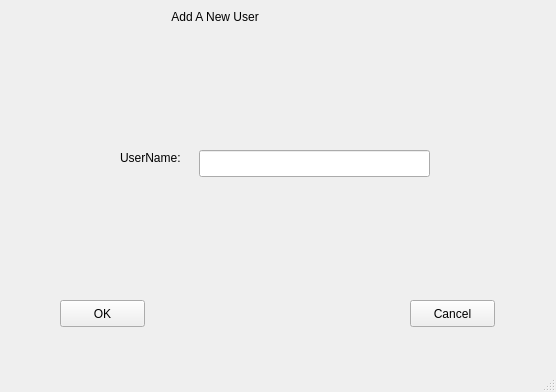
<?xml version="1.0" encoding="UTF-8"?>
<ui version="4.0">
 <class>AddNewUsertoMessageGroup</class>
 <widget class="QMainWindow" name="AddNewUsertoMessageGroup">
  <property name="geometry">
   <rect>
    <x>0</x>
    <y>0</y>
    <width>556</width>
    <height>392</height>
   </rect>
  </property>
  <property name="windowTitle">
   <string>MainWindow</string>
  </property>
  <widget class="QWidget" name="centralwidget">
   <widget class="QLabel" name="label">
    <property name="geometry">
     <rect>
      <x>9</x>
      <y>9</y>
      <width>299</width>
      <height>16</height>
     </rect>
    </property>
    <property name="text">
     <string>                                                 Add A New User</string>
    </property>
   </widget>
   <widget class="QPushButton" name="okButton_2">
    <property name="geometry">
     <rect>
      <x>60</x>
      <y>300</y>
      <width>85</width>
      <height>27</height>
     </rect>
    </property>
    <property name="text">
     <string>OK</string>
    </property>
   </widget>
   <widget class="QPushButton" name="cancelButton_2">
    <property name="geometry">
     <rect>
      <x>410</x>
      <y>300</y>
      <width>85</width>
      <height>27</height>
     </rect>
    </property>
    <property name="text">
     <string>Cancel</string>
    </property>
   </widget>
   <widget class="QLabel" name="errorBox">
    <property name="geometry">
     <rect>
      <x>110</x>
      <y>220</y>
      <width>351</width>
      <height>20</height>
     </rect>
    </property>
    <property name="text">
     <string/>
    </property>
   </widget>
   <widget class="QLineEdit" name="usernameEdit_2">
    <property name="geometry">
     <rect>
      <x>199</x>
      <y>150</y>
      <width>231</width>
      <height>27</height>
     </rect>
    </property>
   </widget>
   <widget class="QLabel" name="label_3">
    <property name="geometry">
     <rect>
      <x>120</x>
      <y>150</y>
      <width>73</width>
      <height>16</height>
     </rect>
    </property>
    <property name="text">
     <string>UserName:</string>
    </property>
   </widget>
  </widget>
  <widget class="QMenuBar" name="menubar">
   <property name="geometry">
    <rect>
     <x>0</x>
     <y>0</y>
     <width>556</width>
     <height>21</height>
    </rect>
   </property>
  </widget>
  <widget class="QStatusBar" name="statusbar"/>
 </widget>
 <resources/>
 <connections/>
</ui>
